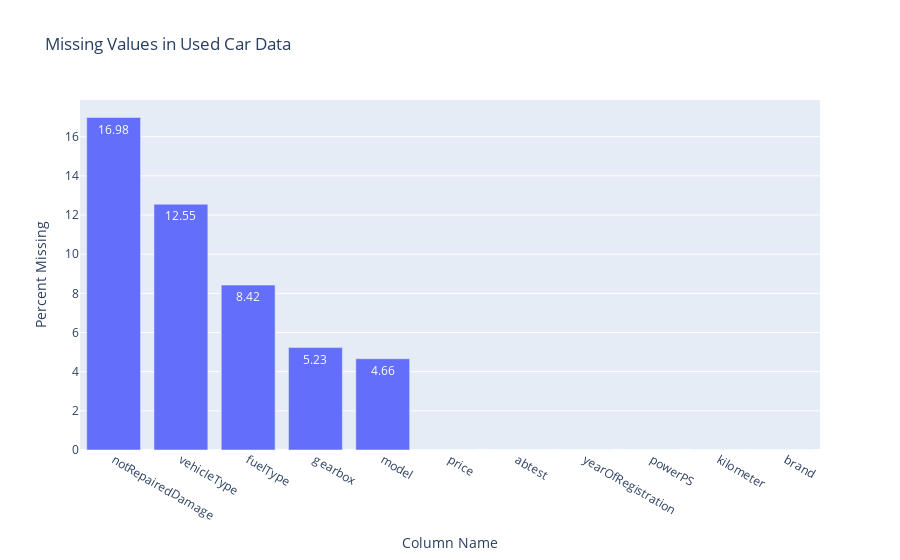

The notebook cell this image was saved under:
### Markdown cell above
## Columns having NULL values

### Code cell
null_values_cols = (np.round(car_data.isnull().sum() * 100 / len(car_data), 2)).sort_values(ascending=False)

missing_value_df = pd.DataFrame({'Column Name': null_values_cols.index,
                                 'Percent Missing': null_values_cols.values})

fig = px.bar(missing_value_df,
    x = 'Column Name', 
    y = 'Percent Missing', 
    title = "Missing Values in Used Car Data", 
    labels = {"x" : "Columns", "y" : "Percentage of Missing Values"},
    text_auto=True)

fig.show()

### Figure 1 — Plotly figure (JSON) as saved in the notebook; plotly's stock layout.template omitted (floating-point values rounded to 4 significant figures)
{"data": [{"alignmentgroup": "True", "hovertemplate": "Column Name=%{x}<br>Percent Missing=%{y}<extra></extra>", "legendgroup": "", "marker": {"color": "#636efa", "pattern": {"shape": ""}}, "name": "", "offsetgroup": "", "orientation": "v", "showlegend": false, "textposition": "auto", "texttemplate": "%{y}", "type": "bar", "x": ["notRepairedDamage", "vehicleType", "fuelType", "gearbox", "model", "price", "abtest", "yearOfRegistration", "powerPS", "kilometer", "brand"], "xaxis": "x", "y": [16.98, 12.55, 8.42, 5.23, 4.66, 0, 0, 0, 0, 0, 0], "yaxis": "y"}], "layout": {"barmode": "relative", "legend": {"tracegroupgap": 0}, "title": {"text": "Missing Values in Used Car Data"}, "xaxis": {"anchor": "y", "domain": [0, 1], "title": {"text": "Column Name"}}, "yaxis": {"anchor": "x", "domain": [0, 1], "title": {"text": "Percent Missing"}}}}
